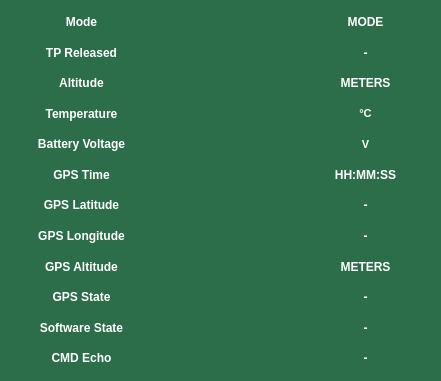
      <widget class="QWidget" name="TelemetryContainer" native="true">
       <property name="geometry">
        <rect>
         <x>20</x>
         <y>267</y>
         <width>441</width>
         <height>381</height>
        </rect>
       </property>
       <property name="styleSheet">
        <string notr="true">image: null;
background-color: rgb(44, 110, 73);
color: rgb(255, 255, 255);</string>
       </property>
       <widget class="QWidget" name="layoutWidget">
        <property name="geometry">
         <rect>
          <x>11</x>
          <y>10</y>
          <width>141</width>
          <height>361</height>
         </rect>
        </property>
        <layout class="QVBoxLayout" name="verticalLayout">
         <item>
          <widget class="QLabel" name="Mode">
           <property name="text">
            <string>&lt;html&gt;&lt;head/&gt;&lt;body&gt;&lt;p&gt;&lt;span style=&quot; font-weight:700;&quot;&gt;Mode&lt;/span&gt;&lt;/p&gt;&lt;/body&gt;&lt;/html&gt;</string>
           </property>
           <property name="alignment">
            <set>Qt::AlignCenter</set>
           </property>
          </widget>
         </item>
         <item>
          <widget class="QLabel" name="sp1Released">
           <property name="text">
            <string>&lt;html&gt;&lt;head/&gt;&lt;body&gt;&lt;p&gt;&lt;span style=&quot; font-weight:700;&quot;&gt;TP Released&lt;/span&gt;&lt;/p&gt;&lt;/body&gt;&lt;/html&gt;</string>
           </property>
           <property name="alignment">
            <set>Qt::AlignCenter</set>
           </property>
          </widget>
         </item>
         <item>
          <widget class="QLabel" name="Altitude">
           <property name="text">
            <string>&lt;html&gt;&lt;head/&gt;&lt;body&gt;&lt;p&gt;&lt;span style=&quot; font-weight:700;&quot;&gt;Altitude&lt;/span&gt;&lt;/p&gt;&lt;/body&gt;&lt;/html&gt;</string>
           </property>
           <property name="alignment">
            <set>Qt::AlignCenter</set>
           </property>
          </widget>
         </item>
         <item>
          <widget class="QLabel" name="Temperature">
           <property name="text">
            <string>&lt;html&gt;&lt;head/&gt;&lt;body&gt;&lt;p&gt;&lt;span style=&quot; font-weight:700;&quot;&gt;Temperature&lt;/span&gt;&lt;/p&gt;&lt;/body&gt;&lt;/html&gt;</string>
           </property>
           <property name="alignment">
            <set>Qt::AlignCenter</set>
           </property>
          </widget>
         </item>
         <item>
          <widget class="QLabel" name="BatteryVoltage">
           <property name="text">
            <string>&lt;html&gt;&lt;head/&gt;&lt;body&gt;&lt;p&gt;&lt;span style=&quot; font-weight:700;&quot;&gt;Battery Voltage&lt;/span&gt;&lt;/p&gt;&lt;/body&gt;&lt;/html&gt;</string>
           </property>
           <property name="alignment">
            <set>Qt::AlignCenter</set>
           </property>
          </widget>
         </item>
         <item>
          <widget class="QLabel" name="gpsTime">
           <property name="text">
            <string>&lt;html&gt;&lt;head/&gt;&lt;body&gt;&lt;p&gt;&lt;span style=&quot; font-weight:700;&quot;&gt;GPS Time&lt;/span&gt;&lt;/p&gt;&lt;/body&gt;&lt;/html&gt;</string>
           </property>
           <property name="alignment">
            <set>Qt::AlignCenter</set>
           </property>
          </widget>
         </item>
         <item>
          <widget class="QLabel" name="gpsLatitude">
           <property name="text">
            <string>&lt;html&gt;&lt;head/&gt;&lt;body&gt;&lt;p&gt;&lt;span style=&quot; font-weight:700;&quot;&gt;GPS Latitude&lt;/span&gt;&lt;/p&gt;&lt;/body&gt;&lt;/html&gt;</string>
           </property>
           <property name="alignment">
            <set>Qt::AlignCenter</set>
           </property>
          </widget>
         </item>
         <item>
          <widget class="QLabel" name="gpsLongitude">
           <property name="text">
            <string>&lt;html&gt;&lt;head/&gt;&lt;body&gt;&lt;p&gt;&lt;span style=&quot; font-weight:700;&quot;&gt;GPS Longitude&lt;/span&gt;&lt;/p&gt;&lt;/body&gt;&lt;/html&gt;</string>
           </property>
           <property name="alignment">
            <set>Qt::AlignCenter</set>
           </property>
          </widget>
         </item>
         <item>
          <widget class="QLabel" name="gpsAltitude">
           <property name="text">
            <string>&lt;html&gt;&lt;head/&gt;&lt;body&gt;&lt;p&gt;&lt;span style=&quot; font-weight:700;&quot;&gt;GPS Altitude&lt;/span&gt;&lt;/p&gt;&lt;/body&gt;&lt;/html&gt;</string>
           </property>
           <property name="alignment">
            <set>Qt::AlignCenter</set>
           </property>
          </widget>
         </item>
         <item>
          <widget class="QLabel" name="gpsState">
           <property name="text">
            <string>&lt;html&gt;&lt;head/&gt;&lt;body&gt;&lt;p&gt;&lt;span style=&quot; font-weight:700;&quot;&gt;GPS State&lt;/span&gt;&lt;/p&gt;&lt;/body&gt;&lt;/html&gt;</string>
           </property>
           <property name="alignment">
            <set>Qt::AlignCenter</set>
           </property>
          </widget>
         </item>
         <item>
          <widget class="QLabel" name="softwareState">
           <property name="text">
            <string>&lt;html&gt;&lt;head/&gt;&lt;body&gt;&lt;p&gt;&lt;span style=&quot; font-weight:700;&quot;&gt;Software State&lt;/span&gt;&lt;/p&gt;&lt;/body&gt;&lt;/html&gt;</string>
           </property>
           <property name="alignment">
            <set>Qt::AlignCenter</set>
           </property>
          </widget>
         </item>
         <item>
          <widget class="QLabel" name="cmdEcho">
           <property name="text">
            <string>&lt;html&gt;&lt;head/&gt;&lt;body&gt;&lt;p&gt;&lt;span style=&quot; font-weight:700;&quot;&gt;CMD Echo&lt;/span&gt;&lt;/p&gt;&lt;/body&gt;&lt;/html&gt;</string>
           </property>
           <property name="alignment">
            <set>Qt::AlignCenter</set>
           </property>
          </widget>
         </item>
        </layout>
       </widget>
       <widget class="QWidget" name="layoutWidget_2">
        <property name="geometry">
         <rect>
          <x>155</x>
          <y>10</y>
          <width>141</width>
          <height>361</height>
         </rect>
        </property>
        <layout class="QVBoxLayout" name="verticalLayout_2">
         <item>
          <widget class="QLabel" name="modeval">
           <property name="text">
            <string/>
           </property>
           <property name="alignment">
            <set>Qt::AlignCenter</set>
           </property>
          </widget>
         </item>
         <item>
          <widget class="QLabel" name="spReleasedval">
           <property name="text">
            <string/>
           </property>
           <property name="alignment">
            <set>Qt::AlignCenter</set>
           </property>
          </widget>
         </item>
         <item>
          <widget class="QLabel" name="AltitudeVal">
           <property name="text">
            <string/>
           </property>
           <property name="alignment">
            <set>Qt::AlignCenter</set>
           </property>
          </widget>
         </item>
         <item>
          <widget class="QLabel" name="TempVal">
           <property name="text">
            <string/>
           </property>
           <property name="alignment">
            <set>Qt::AlignCenter</set>
           </property>
          </widget>
         </item>
         <item>
          <widget class="QLabel" name="BatteryVoltageVal">
           <property name="text">
            <string/>
           </property>
           <property name="alignment">
            <set>Qt::AlignCenter</set>
           </property>
          </widget>
         </item>
         <item>
          <widget class="QLabel" name="gpsTimeval">
           <property name="text">
            <string/>
           </property>
           <property name="alignment">
            <set>Qt::AlignCenter</set>
           </property>
          </widget>
         </item>
         <item>
          <widget class="QLabel" name="gpsLatitudeval">
           <property name="text">
            <string/>
           </property>
           <property name="alignment">
            <set>Qt::AlignCenter</set>
           </property>
          </widget>
         </item>
         <item>
          <widget class="QLabel" name="gpsLongitudeval">
           <property name="text">
            <string/>
           </property>
           <property name="alignment">
            <set>Qt::AlignCenter</set>
           </property>
          </widget>
         </item>
         <item>
          <widget class="QLabel" name="gpsAltitudeval">
           <property name="text">
            <string/>
           </property>
           <property name="alignment">
            <set>Qt::AlignCenter</set>
           </property>
          </widget>
         </item>
         <item>
          <widget class="QLabel" name="gpsStateval">
           <property name="text">
            <string/>
           </property>
           <property name="alignment">
            <set>Qt::AlignCenter</set>
           </property>
          </widget>
         </item>
         <item>
          <widget class="QLabel" name="softwareStateval">
           <property name="text">
            <string/>
           </property>
           <property name="alignment">
            <set>Qt::AlignCenter</set>
           </property>
          </widget>
         </item>
         <item>
          <widget class="QLabel" name="cmdEchoval">
           <property name="text">
            <string/>
           </property>
           <property name="alignment">
            <set>Qt::AlignCenter</set>
           </property>
          </widget>
         </item>
        </layout>
       </widget>
       <widget class="QWidget" name="layoutWidget_3">
        <property name="geometry">
         <rect>
          <x>300</x>
          <y>10</y>
          <width>131</width>
          <height>361</height>
         </rect>
        </property>
        <layout class="QVBoxLayout" name="verticalLayout_3">
         <item>
          <widget class="QLabel" name="MODEUNIT">
           <property name="text">
            <string>&lt;html&gt;&lt;head/&gt;&lt;body&gt;&lt;p&gt;&lt;span style=&quot; font-weight:700;&quot;&gt;MODE&lt;/span&gt;&lt;/p&gt;&lt;/body&gt;&lt;/html&gt;</string>
           </property>
           <property name="alignment">
            <set>Qt::AlignCenter</set>
           </property>
          </widget>
         </item>
         <item>
          <widget class="QLabel" name="SP1RELEASEDUNIT">
           <property name="text">
            <string>&lt;html&gt;&lt;head/&gt;&lt;body&gt;&lt;p&gt;&lt;span style=&quot; font-weight:700;&quot;&gt;-&lt;/span&gt;&lt;/p&gt;&lt;/body&gt;&lt;/html&gt;</string>
           </property>
           <property name="alignment">
            <set>Qt::AlignCenter</set>
           </property>
          </widget>
         </item>
         <item>
          <widget class="QLabel" name="ALTITUDEUNIT">
           <property name="text">
            <string>&lt;html&gt;&lt;head/&gt;&lt;body&gt;&lt;p&gt;&lt;span style=&quot; font-weight:700;&quot;&gt;METERS&lt;/span&gt;&lt;/p&gt;&lt;/body&gt;&lt;/html&gt;</string>
           </property>
           <property name="alignment">
            <set>Qt::AlignCenter</set>
           </property>
          </widget>
         </item>
         <item>
          <widget class="QLabel" name="TEMPERATURUNIT">
           <property name="text">
            <string>&lt;html&gt;&lt;head/&gt;&lt;body&gt;&lt;p&gt;&lt;span style=&quot; font-size:8pt; font-weight:700;&quot;&gt;°C&lt;/span&gt;&lt;/p&gt;&lt;/body&gt;&lt;/html&gt;</string>
           </property>
           <property name="alignment">
            <set>Qt::AlignCenter</set>
           </property>
          </widget>
         </item>
         <item>
          <widget class="QLabel" name="BATTERYVOLTAGEUNIT">
           <property name="text">
            <string>&lt;html&gt;&lt;head/&gt;&lt;body&gt;&lt;p&gt;&lt;span style=&quot; font-size:8pt; font-weight:700;&quot;&gt;V&lt;/span&gt;&lt;/p&gt;&lt;/body&gt;&lt;/html&gt;</string>
           </property>
           <property name="alignment">
            <set>Qt::AlignCenter</set>
           </property>
          </widget>
         </item>
         <item>
          <widget class="QLabel" name="GPSTIMEUNIT">
           <property name="text">
            <string>&lt;html&gt;&lt;head/&gt;&lt;body&gt;&lt;p&gt;&lt;span style=&quot; font-weight:700;&quot;&gt;HH:MM:SS&lt;/span&gt;&lt;/p&gt;&lt;/body&gt;&lt;/html&gt;</string>
           </property>
           <property name="alignment">
            <set>Qt::AlignCenter</set>
           </property>
          </widget>
         </item>
         <item>
          <widget class="QLabel" name="GPSLATITUDEUNIT">
           <property name="text">
            <string>&lt;html&gt;&lt;head/&gt;&lt;body&gt;&lt;p&gt;&lt;span style=&quot; font-weight:700;&quot;&gt;-&lt;/span&gt;&lt;/p&gt;&lt;/body&gt;&lt;/html&gt;</string>
           </property>
           <property name="alignment">
            <set>Qt::AlignCenter</set>
           </property>
          </widget>
         </item>
         <item>
          <widget class="QLabel" name="GPSLONGITUDEUNIT">
           <property name="text">
            <string>&lt;html&gt;&lt;head/&gt;&lt;body&gt;&lt;p&gt;&lt;span style=&quot; font-weight:700;&quot;&gt;-&lt;/span&gt;&lt;/p&gt;&lt;/body&gt;&lt;/html&gt;</string>
           </property>
           <property name="alignment">
            <set>Qt::AlignCenter</set>
           </property>
          </widget>
         </item>
         <item>
          <widget class="QLabel" name="GPSALTITUDEUNIT">
           <property name="text">
            <string>&lt;html&gt;&lt;head/&gt;&lt;body&gt;&lt;p&gt;&lt;span style=&quot; font-weight:700;&quot;&gt;METERS&lt;/span&gt;&lt;/p&gt;&lt;/body&gt;&lt;/html&gt;</string>
           </property>
           <property name="alignment">
            <set>Qt::AlignCenter</set>
           </property>
          </widget>
         </item>
         <item>
          <widget class="QLabel" name="GPSSTATEUNIT">
           <property name="text">
            <string>&lt;html&gt;&lt;head/&gt;&lt;body&gt;&lt;p&gt;&lt;span style=&quot; font-weight:700;&quot;&gt;-&lt;/span&gt;&lt;/p&gt;&lt;/body&gt;&lt;/html&gt;</string>
           </property>
           <property name="alignment">
            <set>Qt::AlignCenter</set>
           </property>
          </widget>
         </item>
         <item>
          <widget class="QLabel" name="SOFTWARESTATEUNIT">
           <property name="text">
            <string>&lt;html&gt;&lt;head/&gt;&lt;body&gt;&lt;p&gt;&lt;span style=&quot; font-weight:700;&quot;&gt;-&lt;/span&gt;&lt;/p&gt;&lt;/body&gt;&lt;/html&gt;</string>
           </property>
           <property name="alignment">
            <set>Qt::AlignCenter</set>
           </property>
          </widget>
         </item>
         <item>
          <widget class="QLabel" name="CMDECHOUNIT">
           <property name="text">
            <string>&lt;html&gt;&lt;head/&gt;&lt;body&gt;&lt;p&gt;&lt;span style=&quot; font-weight:700;&quot;&gt;-&lt;/span&gt;&lt;/p&gt;&lt;/body&gt;&lt;/html&gt;</string>
           </property>
           <property name="alignment">
            <set>Qt::AlignCenter</set>
           </property>
          </widget>
         </item>
        </layout>
       </widget>
      </widget>
